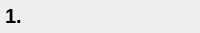
<?xml version="1.0" encoding="UTF-8"?>
<ui version="4.0">
 <class>historyItemUi</class>
 <widget class="QWidget" name="historyItemUi">
  <property name="geometry">
   <rect>
    <x>0</x>
    <y>0</y>
    <width>200</width>
    <height>33</height>
   </rect>
  </property>
  <property name="windowTitle">
   <string>Form</string>
  </property>
  <widget class="QLabel" name="label">
   <property name="geometry">
    <rect>
     <x>170</x>
     <y>0</y>
     <width>31</width>
     <height>31</height>
    </rect>
   </property>
   <property name="text">
    <string/>
   </property>
   <property name="pixmap">
    <pixmap resource="../res.qrc">:/image/red_point.png</pixmap>
   </property>
   <property name="scaledContents">
    <bool>true</bool>
   </property>
  </widget>
  <widget class="QLabel" name="lblname">
   <property name="geometry">
    <rect>
     <x>40</x>
     <y>7</y>
     <width>131</width>
     <height>21</height>
    </rect>
   </property>
   <property name="text">
    <string/>
   </property>
  </widget>
  <widget class="QLabel" name="lblround">
   <property name="geometry">
    <rect>
     <x>5</x>
     <y>0</y>
     <width>31</width>
     <height>31</height>
    </rect>
   </property>
   <property name="font">
    <font>
     <pointsize>15</pointsize>
     <weight>75</weight>
     <bold>true</bold>
    </font>
   </property>
   <property name="text">
    <string>1.</string>
   </property>
   <property name="scaledContents">
    <bool>false</bool>
   </property>
  </widget>
 </widget>
 <resources>
  <include location="../res.qrc"/>
 </resources>
 <connections/>
</ui>
